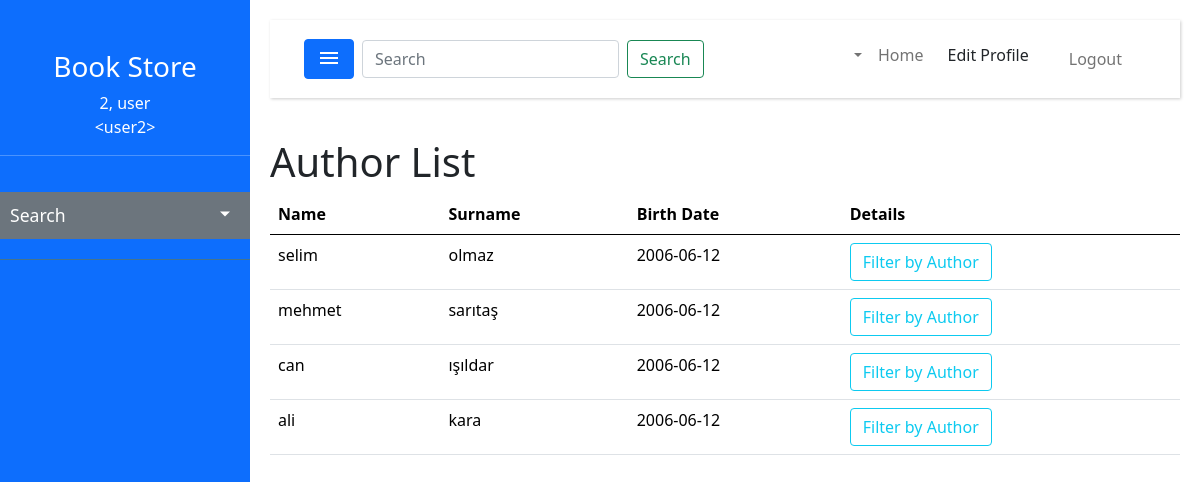
/authors/ (signed in), run on an earlier commit of the app's database.
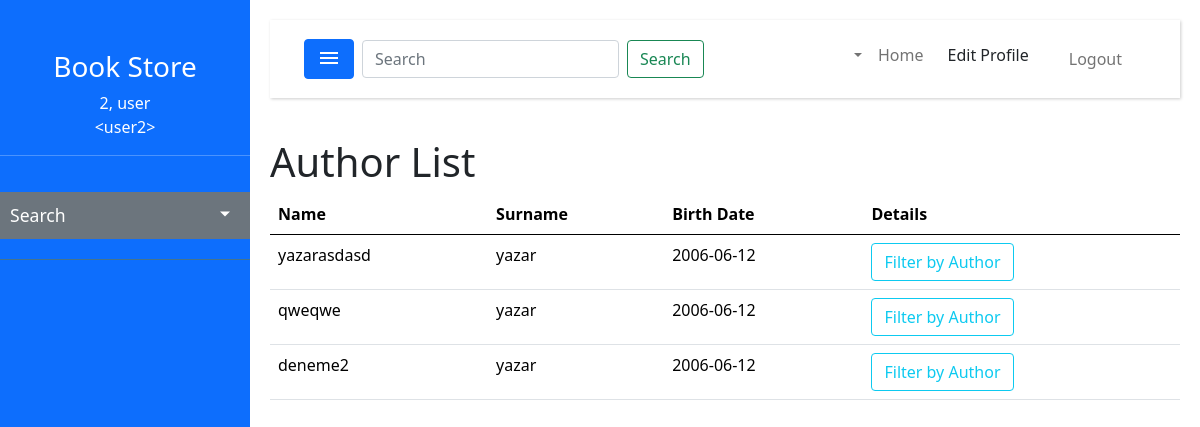
And on a later commit of the database.
### authors/models.py (models this page shows, shortened)
class Author(models.Model):
    author_name = models.CharField(max_length=100)
    author_surname = models.CharField(max_length=100)
    birth_date = models.DateField(blank=True, null=True)

### authors/views.py (the view, shortened to what this page needs)
# urls.py: path('', views.author_list, name='authors'),
@csrf_exempt
@login_required
def author_list(request):
    form = AuthForm()
    qs = Author.objects.all()
    serializer = AuthorSerializer(qs, many=True)
    template_name = 'author_list.html'
    context = {'form': form,
               'qs': serializer.data,
               }
    return render(request, template_name, context)

### authors/forms.py
class AuthForm(forms.ModelForm):
    author_name = forms.CharField(max_length=100, label="Name ")
    author_surname = forms.CharField(max_length=100, label="Surname")
    birth_date = forms.DateField(widget=forms.DateInput(attrs={'type': 'date'}))
    class Meta:
        model = Author
        fields = ("author_name", "author_surname", "birth_date")

### books/models.py (called while the page is built)
    def __str__(self):
        return self.book_name

### cart/context_processors.py (called while the page is built)
def cart_context_processor(request):
    cart_items = []
    if request.user.is_authenticated:
        cart_items = Cart.objects.filter(user=request.user)
        serializer = CartSerializer(cart_items, many=True)
        cart_ordered_dicts = serializer.data
        cart_items = [dict(item) for item in cart_ordered_dicts]
    else:
        cart_items = []
    return {'cart': cart_items}

def cart_items_count(request):
    cart_items_count = 0  # Kullanıcı oturumu kapalıysa 0 olarak varsayalım
    if request.user.is_authenticated:
        cart_items_count = Cart.objects.filter(user=request.user).count()
    return {'cart_items_count': cart_items_count}

### authors/templates/author_list.html (shortened to what this page needs)
{% extends 'bootstrap_base.html' %}
{% load static %}
{% block content %}
<h1>Author List</h1>
<table class="table">
    <thead>
    <tr>
        <th>Name</th>
        <th>Surname</th>
        <th>Birth Date</th>
        {% if user.is_authenticated and user.is_staff %}
        <th>Edit</th>
        {% else %}
        <th>Details</th>
        {% endif %}
    </tr>
    </thead>
    <tbody>
    <tbody>
    {% for author in qs %}
    </div>
    <tr>
        <td>{{ author.author_name}}</td>
        <td>{{ author.author_surname }}</td>
        <td>{{ author.birth_date}}</td>
        {% if user.is_staff %}
        <td>
            <button type="button" class="btn btn-warning" data-bs-toggle="modal" data-bs-target="#exampleModal2"
                    data-bs-whatever="@getbootstrap">Update
            </button>
            <button type="button" class="btn btn-danger" data-bs-toggle="modal" data-bs-target="#exampleModal3"
                    data-bs-whatever="@getbootstrap">Delete
            </button>
        </td>
        {% else %}
        <td>
            <a href="{% url 'author:filter_url_author' author.id %}">
                <button class="btn btn-outline-info">Filter by Author</button>
            </a>
        </td>
        {% endif %}
        {% endfor %}
{% endblock %}

### templates/bootstrap_base.html (shortened to what this page needs)
<!doctype html>
{% load static %}
{% load i18n %}
{% get_current_language as LANGUAGE_CODE %}
<html lang="{{ LANGUAGE_CODE }}">
<head>
    <link href="{% static 'bootstrap/sidebar-bootstrap.min.css' %}" rel="stylesheet">
    <link href="{% static 'bootstrap/dist/css/bootstrap.min.css' %}" rel="stylesheet"
>
    <link href="{% static 'fonts.css' %}" rel="stylesheet">
    <link href="{% static 'layout.css' %}" rel="stylesheet">
    <link rel="stylesheet" href="{% static '/bootstrap/bootstrap-icons/font/bootstrap-icons.min.css' %}">
</head>
<body>
<div class="page-wrapper">
    {% block page-wrapper %}
    {% block sidebar %}
    <nav id="sidebar">
        <div class="text-center">
            <div class="mb-4">
            </div>
            <h3>Book Store</h3>
            <p>{{ user.last_name|default:"Last Name" }}, {{ user.first_name|default:"First name" }}
                <br/>
                &lt;{{user.username|default:"anonuser"}}&gt;</p>
        </div>
        <hr/>
        <ul class="list-unstyled components">
            <li class="active">
                <a href="#homeSubmenu"
                   data-bs-toggle="collapse"
                   aria-expanded="false"
                   role="button"
                   class="dropdown-toggle">Search</a>
            </li>
        </ul>
    </nav>
    {% endblock %}
    <div id="content">
        {% block navbar %}
        <nav id="navbar-top" class="navbar navbar-expand-sm navbar-light ">
            <div class="container-fluid">
                <button type="button" id="sidebarCollapse" class="btn btn-primary">
                    <img class="mdi-svg" src="{% static 'mdi/menu.svg' %}" type="image/svg+xml"/>
                </button>
                <form class="d-flex mx-2" role="search">
                    <input class="form-control me-2" type="search" placeholder="Search" aria-label="Search">
                    <button class="btn btn-outline-success" type="submit">Search</button>
                </form>
                {% block navbar-links %}
                <div class="collapse navbar-collapse" id="navbarScroll">
                    <ul class="navbar-nav ms-auto">
                        <li class="nav-item dropdown">
                            {% if user.is_authenticated and not user.is_staff %}
                            <a class="nav-link dropdown-toggle" href="#" role="button"
                               data-bs-toggle="dropdown">
                                <i class="bi bi-cart"></i>
                                <i class="bi bi-{{cart_items_count}}-circle-fill">
                                </i>
                            </a>
                            {% endif %}
                        </li>
                    </ul>
                    {% if user.is_authenticated %}
                    <li class="nav-item active">
                        <a class="nav-link" href="{% url 'home' %}">Home</a>
                    </li>
                    {% endif %}
                    <a class="dropdown-item my-1" href="{% url 'edit_profile' %}">
                        Edit Profile</a>
                    {% if user.is_authenticated %}
                    <form class="dropdown-item" action="{% url 'logout' %}" method="post">
                        <button type="submit" class="nav-link">Logout</button>
                    </form>
                    {% endif %}
                </div>
                {% endblock %}
            </div>
        </nav>
        {% endblock %}
        <div id="content-wrapper">
            {% block content %}{% endblock %}
    {% endblock %}
</body>
</html>

### static/layout.css (style rules this page uses)
#sidebar a, #sidebar a:hover, #sidebar a:focus { color: inherit; text-decoration: none; transition: all 0.3s; }
#navbar-top { padding: 15px 10px; margin-bottom: 40px; box-shadow: 1px 1px 3px rgba(0, 0, 0, 0.2); }
#sidebar { width: 250px; position: fixed; top: 0; left: 0; height: 100vh; z-index: 999; background: var(--bs-primary); color: #fff; transition: all 0.3s; overflow-y: auto; }
#sidebar ul.components { padding: 20px 0; border-bottom: 1px solid #47748b; }
#sidebar ul li a { padding: 10px; font-size: 1.1em; display: block; }
#sidebar ul li.active>a, a[aria-expanded="true"] { color: #fff; background: var(--bs-secondary); }
#sidebar .dropdown-toggle::after { display: block; position: absolute; right: 20px; transform: translateY(-1em); }
#content { width: calc(100% - 250px); padding: 20px; min-height: 100vh; transition: all 0.3s; position: absolute; top: 0; right: 0; }
.mdi-svg { display: inline-block; font-size: inherit; width: 1.5em; overflow: visible; vertical-align: -.3em; }

What changed in the data, as far as the page shows it:
removed Author: author_name "selim", author_surname "olmaz"
removed Author: author_name "mehmet", author_surname "sarıtaş"
removed Author: author_name "can", author_surname "ışıldar"
removed Author: author_name "ali", author_surname "kara"
added Author: author_name "yazarasdasd", author_surname "yazar"
added Author: author_name "qweqwe", author_surname "yazar"
added Author: author_name "deneme2", author_surname "yazar"
Also different on the page:
new list line: "2006-06-12 Filter by Author"
list line gone: "2006-06-12 Filter by Author"
